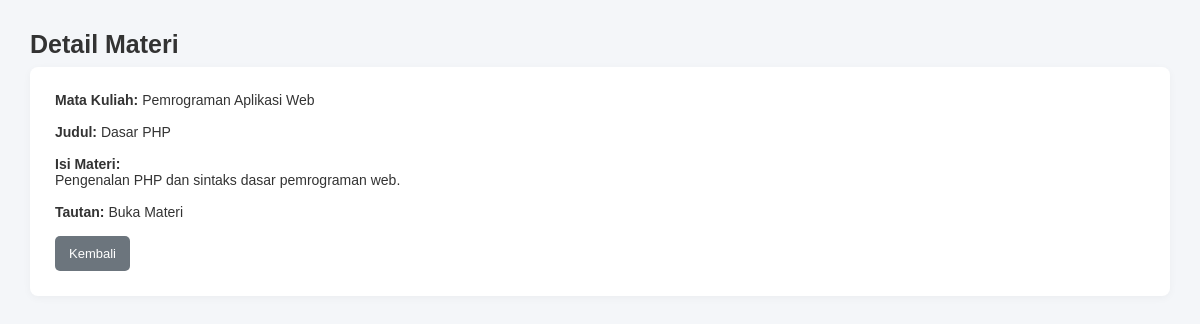
Screenshot of /materi_detail.php?id=1 with the database file from the repository.
### tables this page shows
CREATE TABLE materi (
    id INT UNSIGNED AUTO_INCREMENT PRIMARY KEY,
    mata_kuliah_id INT UNSIGNED NOT NULL,
    judul VARCHAR(150) NOT NULL,
    isi TEXT NOT NULL,
    tautan VARCHAR(255) DEFAULT NULL,

    CONSTRAINT fk_materi_mata_kuliah
        FOREIGN KEY (mata_kuliah_id)
        REFERENCES mata_kuliah(id)
        ON DELETE RESTRICT
        ON UPDATE RESTRICT
);

CREATE TABLE mata_kuliah (
    id INT UNSIGNED AUTO_INCREMENT PRIMARY KEY,
    kode VARCHAR(20) NOT NULL UNIQUE,
    nama VARCHAR(100) NOT NULL,
    dosen VARCHAR(100) NOT NULL,
    semester TINYINT UNSIGNED NOT NULL,
    CHECK (semester BETWEEN 1 AND 14)
);

### materi_detail.php (the view, shortened to what this page needs)
<?php
require_once 'koneksi.php';
$id = (int) ($_GET['id'] ?? 0);
$stmt = $conn->prepare(
    "SELECT materi.*, mata_kuliah.nama AS nama_mk
     FROM materi JOIN mata_kuliah
     ON materi.mata_kuliah_id = mata_kuliah.id
     WHERE materi.id = ?"
);
$stmt->bind_param("i", $id);
$stmt->execute();
$data = $stmt->get_result()->fetch_assoc();
?>
<!DOCTYPE html>
<html lang="id">
<head>
    <link rel="stylesheet" href="style.css">
</head>
<body>
<main class="main-content">
    <h1 class="page-title">Detail Materi</h1>
    <section class="content-card">
        <p><b>Mata Kuliah:</b> <?= htmlspecialchars($data['nama_mk']) ?></p><br>
        <p><b>Judul:</b> <?= htmlspecialchars($data['judul']) ?></p><br>
        <p><b>Isi Materi:</b><br><?= nl2br(htmlspecialchars($data['isi'])) ?></p><br>
        <?php if ($data['tautan']): ?>
            <p><b>Tautan:</b>
                <a href="<?= htmlspecialchars($data['tautan']) ?>" target="_blank">
                    Buka Materi
                </a>
            </p><br>
        <?php endif; ?>
        <a href="materi_index.php" class="btn btn-secondary">Kembali</a>
    </section>
</main>
</body>
</html>

### style.css (style rules this page uses)
* { margin: 0; padding: 0; box-sizing: border-box; }
body { font-family: Arial, sans-serif; background: #f4f6f9; color: #333; font-size: 14px; }
a { text-decoration: none; color: inherit; }
.main-content { flex: 1; min-width: 0; padding: 30px; }
.page-title { font-size: 25px; margin-bottom: 8px; }
.content-card { background: white; padding: 25px; border-radius: 8px; box-shadow: 0 2px 8px #0000000a; margin-bottom: 25px; }
.btn { display: inline-block; border: none; border-radius: 5px; padding: 10px 14px; background: #4779c4; color: white; font-size: 13px; cursor: pointer; text-align: center; }
.btn-secondary { background: #6c757d; }

### rows the page displays
materi: mata_kuliah.nama "Pemrograman Aplikasi Web", judul "Dasar PHP", isi "Pengenalan PHP dan sintaks dasar pemrograman web."
